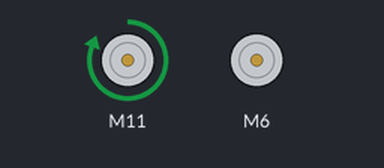
The sketch below on a simulated Arduino Uno, built with avr-gcc and run on an emulated ATmega328P. Parts: 2 × DC motor (green arrow = forward, orange = backward, longer = faster).

Above: at 0.5 s.
At 3.5 s:
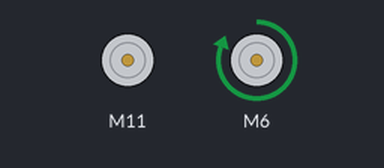
At 7.5 s:
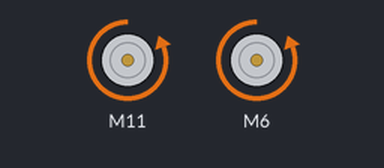
At 14.5 s:
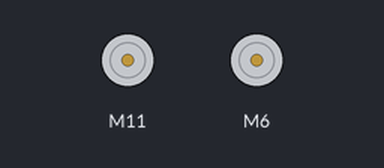
Timing chart, 0 to 15.6 s (numbered marks = the images above):
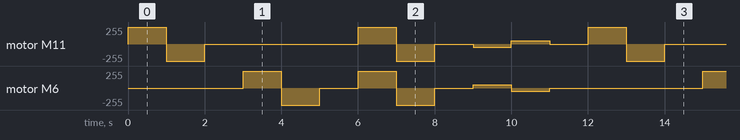

The sketch:

sketch_may15a.ino
```cpp
//*******************************************************/

// This is the library for the TB6612 that contains the class Motor and all the
// functions
#include "SparkFun_TB6612.h"

// Pins for all inputs, keep in mind the PWM defines must be on PWM pins
// the default pins listed are the ones used on the Redbot (ROB-12097) with
// the exception of STBY which the Redbot controls with a physical switch
#define AIN1 11
#define BIN1 6
#define AIN2 7
#define BIN2 13
#define PWMA 10
#define PWMB 5
#define STBY 12

// these constants are used to allow you to make your motor configuration
// line up with function names like forward.  Value can be 1 or -1
const int offsetA = 1;
const int offsetB = 1;

// Initializing motors.  The library will allow you to initialize as many
// motors as you have memory for.  If you are using functions like forward
// that take 2 motors as arguements you can either write new functions or
// call the function more than once.
Motor motor1 = Motor(AIN1, AIN2, PWMA, offsetA, STBY);
Motor motor2 = Motor(BIN1, BIN2, PWMB, offsetB, STBY);

void setup()
{
 //Nothing here
}


void loop()
{
   //Use of the drive function which takes as arguements the speed
   //and optional duration.  A negative speed will cause it to go
   //backwards.  Speed can be from -255 to 255.  Also use of the
   //brake function which takes no arguements.
   motor1.drive(255,1000);
   motor1.drive(-255,1000);
   motor1.brake();
   delay(1000);

   //Use of the drive function which takes as arguements the speed
   //and optional duration.  A negative speed will cause it to go
   //backwards.  Speed can be from -255 to 255.  Also use of the
   //brake function which takes no arguements.
   motor2.drive(255,1000);
   motor2.drive(-255,1000);
   motor2.brake();
   delay(1000);

   //Use of the forward function, which takes as arguements two motors
   //and optionally a speed.  If a negative number is used for speed
   //it will go backwards
   forward(motor1, motor2, 255);
   delay(1000);

   //Use of the back function, which takes as arguments two motors
   //and optionally a speed.  Either a positive number or a negative
   //number for speed will cause it to go backwards
   back(motor1, motor2, -255);
   delay(1000);

   //Use of the brake function which takes as arguments two motors.
   //Note that functions do not stop motors on their own.
   brake(motor1, motor2);
   delay(1000);

   //Use of the left and right functions which take as arguements two
   //motors and a speed.  This function turns both motors to move in
   //the appropriate direction.  For turning a single motor use drive.
   left(motor1, motor2, 100);
   delay(1000);
   right(motor1, motor2, 100);
   delay(1000);

   //Use of brake again.
   brake(motor1, motor2);
   delay(1000);

}
```

Measured:
- by itself, motor M6: repeats every 12.0 s: backward 255/255 1.0 s, stopped 1.0 s, forward 255/255 1.0 s, backward 255/255 1.0 s, stopped 1.0 s, forward 50/255 1.0 s, backward 50/255 1.0 s, stopped 4.0 s, forward 255/255 1.0 s
- by itself, motor M11: repeats every 12.0 s: backward 255/255 1.0 s, stopped 4.0 s, forward 255/255 1.0 s, backward 255/255 1.0 s, stopped 1.0 s, backward 50/255 1.0 s, forward 50/255 1.0 s, stopped 1.0 s, forward 255/255 1.0 s
